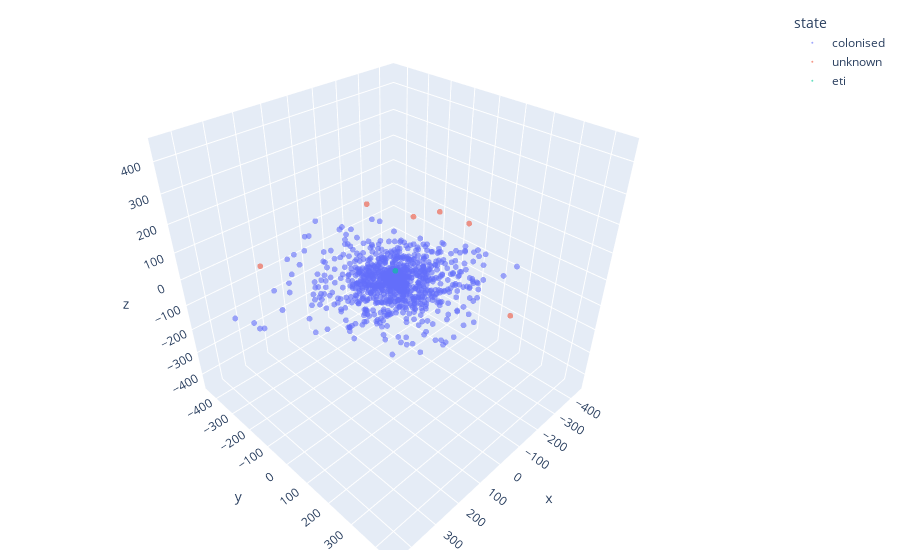

The notebook cell this image was saved under:
### Code cell
if num_target_stars < 1e5:
    plot_galaxy(star_map).show()
else:
    plot_galaxy(star_map.sample(10000)).show()

### Figure 1 — Plotly figure (JSON) as saved in the notebook; plotly's stock layout.template omitted (floating-point values rounded to 4 significant figures; data arrays with more than 128 entries replaced by an {"elided": "..."} marker saying what was removed)
{"data": [{"hovertemplate": "state=colonised<br>x=%{x}<br>y=%{y}<br>z=%{z}<extra></extra>", "legendgroup": "colonised", "marker": {"color": "#636efa", "opacity": 0.6, "size": 2, "symbol": "circle"}, "mode": "markers", "name": "colonised", "scene": "scene", "showlegend": true, "type": "scatter3d", "x": {"elided": "993 float values"}, "y": {"elided": "993 float values"}, "z": {"elided": "993 float values"}}, {"hovertemplate": "state=unknown<br>x=%{x}<br>y=%{y}<br>z=%{z}<extra></extra>", "legendgroup": "unknown", "marker": {"color": "#EF553B", "opacity": 0.6, "size": 2, "symbol": "circle"}, "mode": "markers", "name": "unknown", "scene": "scene", "showlegend": true, "type": "scatter3d", "x": [-114.3, -272.2, -419.4, 249.2, -352.8, -434.5], "y": [363.5, -414.0, -43.85, -356.0, -250.0, -194.1], "z": [-2.095, 2.899, 11.5, 0.9524, -16.85, -6.914]}, {"hovertemplate": "state=eti<br>x=%{x}<br>y=%{y}<br>z=%{z}<extra></extra>", "legendgroup": "eti", "marker": {"color": "#00cc96", "opacity": 0.6, "size": 2, "symbol": "circle"}, "mode": "markers", "name": "eti", "scene": "scene", "showlegend": true, "type": "scatter3d", "x": [-32.1], "y": [-24.19], "z": [7.488]}], "layout": {"autosize": true, "legend": {"title": {"text": "state"}, "tracegroupgap": 0}, "margin": {"b": 10, "l": 10, "r": 20, "t": 10}, "scene": {"aspectmode": "auto", "aspectratio": {"x": 1, "y": 1, "z": 1}, "domain": {"x": [0, 1], "y": [0, 1]}, "xaxis": {"nticks": 10, "range": [-468.9, 468.9], "title": {"text": "x"}, "type": "linear"}, "yaxis": {"nticks": 10, "range": [-468.9, 468.9], "title": {"text": "y"}, "type": "linear"}, "zaxis": {"nticks": 10, "range": [-468.9, 468.9], "title": {"text": "z"}, "type": "linear"}}}}
